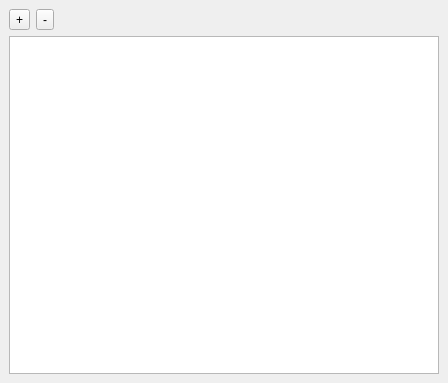
<?xml version="1.0" encoding="UTF-8"?>
<ui version="4.0">
 <class>MainWindow</class>
 <widget class="QMainWindow" name="MainWindow">
  <property name="geometry">
   <rect>
    <x>0</x>
    <y>0</y>
    <width>448</width>
    <height>383</height>
   </rect>
  </property>
  <property name="windowTitle">
   <string>Reference Rigs</string>
  </property>
  <widget class="QWidget" name="centralwidget">
   <layout class="QVBoxLayout" name="verticalLayout">
    <item>
     <layout class="QHBoxLayout" name="horizontalLayout">
      <item>
       <widget class="QToolButton" name="add_rig_button">
        <property name="text">
         <string>+</string>
        </property>
       </widget>
      </item>
      <item>
       <widget class="QToolButton" name="remove_rig_button">
        <property name="text">
         <string>-</string>
        </property>
       </widget>
      </item>
      <item>
       <spacer name="horizontalSpacer">
        <property name="orientation">
         <enum>Qt::Horizontal</enum>
        </property>
        <property name="sizeHint" stdset="0">
         <size>
          <width>40</width>
          <height>20</height>
         </size>
        </property>
       </spacer>
      </item>
     </layout>
    </item>
    <item>
     <widget class="QListWidget" name="rig_references_list_widget">
      <property name="selectionMode">
       <enum>QAbstractItemView::ExtendedSelection</enum>
      </property>
     </widget>
    </item>
   </layout>
  </widget>
 </widget>
 <resources/>
 <connections/>
</ui>
